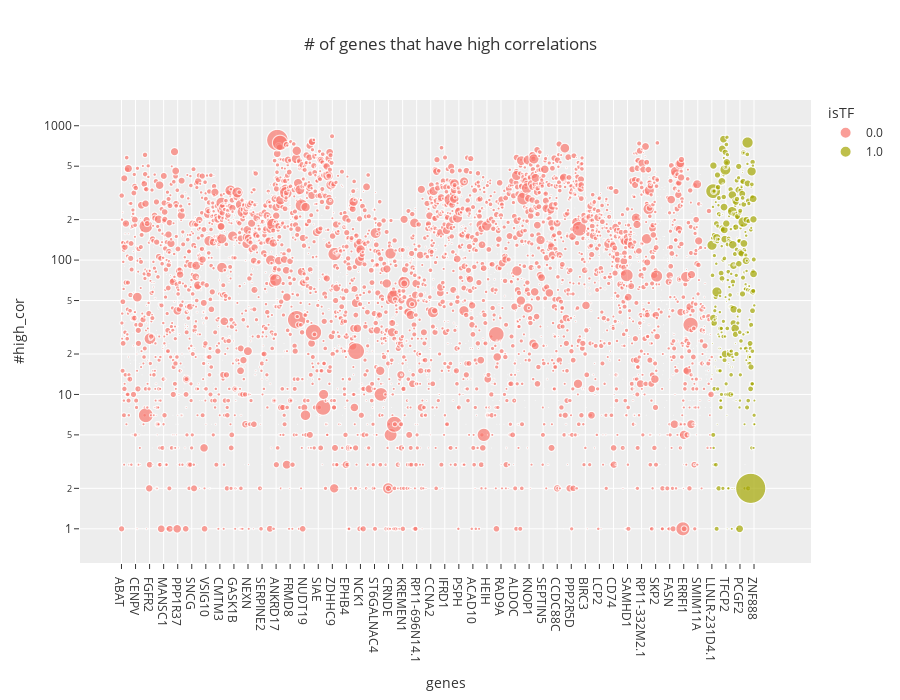

The cell this chart's notebook holds for it:
### Code cell
df, df_num, fig = high_corr(corr_matrix, mut_df=tcga_mutations_df, th=0.4)
fig.show()

### Figure 1 — Plotly figure (JSON) as saved in the notebook; plotly's stock layout.template omitted (floating-point values rounded to 4 significant figures; data arrays with more than 128 entries replaced by an {"elided": "..."} marker saying what was removed)
{"data": [{"hovertemplate": "isTF=0.0<br>genes=%{x}<br>#high_cor=%{y}<br>mut_count=%{marker.size}<extra></extra>", "legendgroup": "0.0", "marker": {"color": "#F8766D", "size": {"elided": "4663 int values"}, "sizemode": "area", "sizeref": 0.22, "symbol": "circle"}, "mode": "markers", "name": "0.0", "showlegend": true, "type": "scattergl", "x": {"elided": "4663 str values"}, "xaxis": "x", "y": {"elided": "4663 int values"}, "yaxis": "y"}, {"hovertemplate": "isTF=1.0<br>genes=%{x}<br>#high_cor=%{y}<br>mut_count=%{marker.size}<extra></extra>", "legendgroup": "1.0", "marker": {"color": "#A3A500", "size": {"elided": "337 int values"}, "sizemode": "area", "sizeref": 0.22, "symbol": "circle"}, "mode": "markers", "name": "1.0", "showlegend": true, "type": "scattergl", "x": {"elided": "337 str values"}, "xaxis": "x", "y": {"elided": "337 int values"}, "yaxis": "y"}], "layout": {"height": 700, "legend": {"itemsizing": "constant", "title": {"text": "isTF"}, "tracegroupgap": 0}, "title": {"text": "# of genes that have high correlations"}, "xaxis": {"anchor": "y", "domain": [0, 1], "title": {"text": "genes"}}, "yaxis": {"anchor": "x", "domain": [0, 1], "title": {"text": "#high_cor"}, "type": "log"}}}
